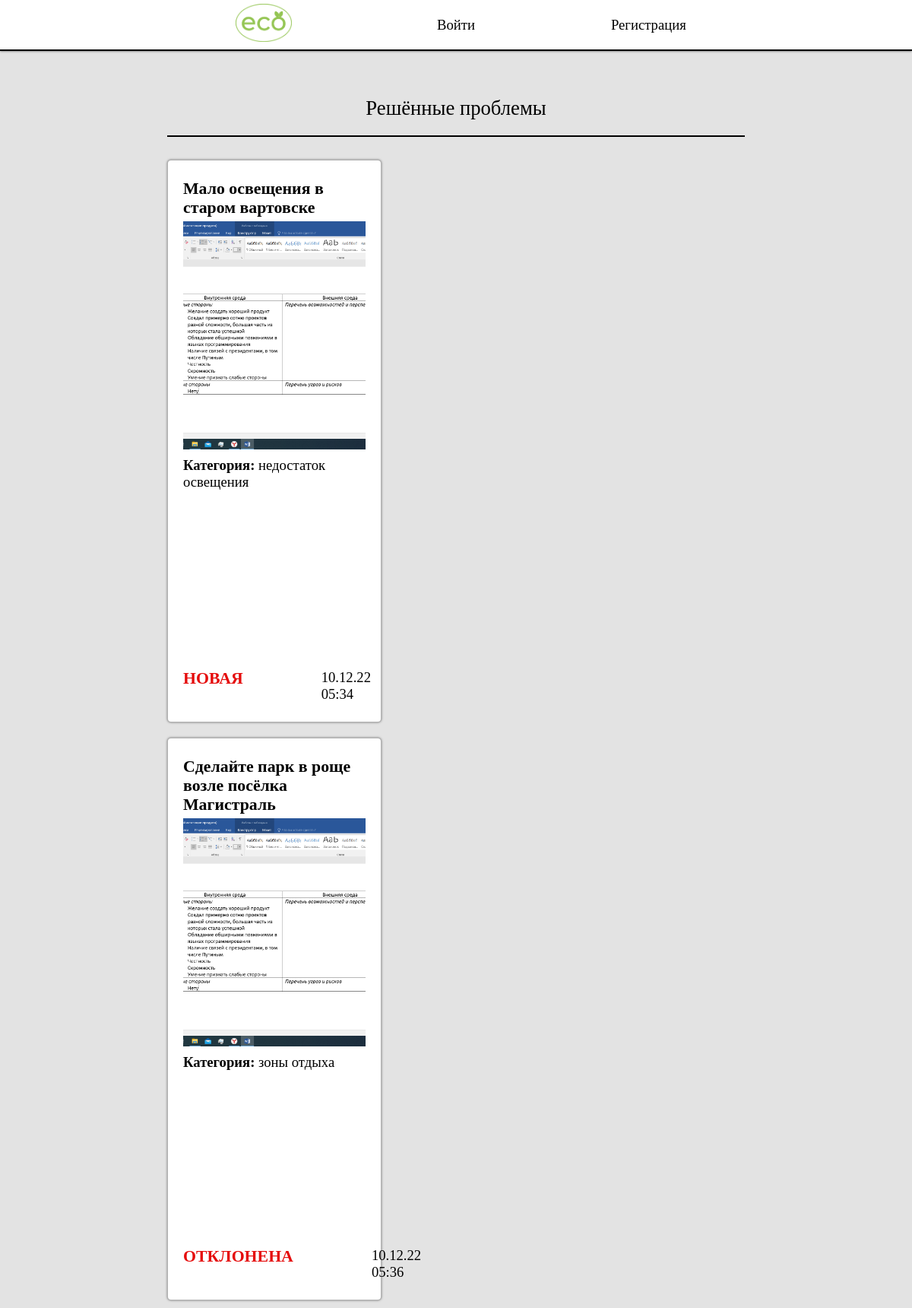
/index, run on the app's committed database.
### app/models.py (models this page shows, shortened)
class Offer(UserMixin, db.Model):
    id = db.Column(db.Integer, primary_key=True)
    name = db.Column(db.String(64), index=True)
    description = db.Column(db.String(250))
    category = db.Column(db.String(64), index=True)
    photo = db.Column(db.String(128))
    user = db.Column(db.Integer, db.ForeignKey('user.id'))
    time = db.Column(db.DateTime, index=True)
    status = db.Column(db.String(10))
    reason = db.Column(db.String(120))

### app/routes.py (the view)
@app.route('/')
@app.route('/index')
def index():
    offers=Offer.query.all()
    return render_template("index.html", offers=offers)

### app/routes.py (called while the page is built)
@app.before_request
def before_request():
    if current_user.is_authenticated:
        current_user.last_seen = datetime.utcnow()
        db.session.commit()

### app/templates/index.html
{% extends "base.html" %}
{% block content %}
<main>
    <div class="content">
        <div class="head">Решённые проблемы</div>
        <div class="row">
                {% for offer in offers %}
                    {% include '_offer.html' %}
                {% endfor %}
        </div>
    </div>
</main>
{% endblock %}

### app/templates/_offer.html (shortened to what this page needs)
<div class="offer">
    <div class="col">
        <h3>{{ offer.name}}</h3>
        <img src="../static/user_images/{{offer.photo}}">
        <p><b>Категория:</b> {{ offer.category}}</p>
        <div class="col-footer">
            <h3 class="of-status">{{ offer.status }}</h3>
            <p class="of-time">{{ offer.time.strftime('%d.%m.%y %H:%M')}}</p>
        </div>
    </div>
</div>

### app/static/css/style.css (style rules this page uses)
* { margin: 0px; padding: 0px; box-sizing: border-box; }
body { font-size: 14pt; background-color: #e3e3e3; font-family: Lagoda; }
img { max-width: 100; object-fit: cover; }
h1,h2,h3,h4,p { padding: 5px 0; }
div.content { max-width: 800px; padding: 0 20px; margin: 0 auto; }
div.head { padding: 20px 0; margin: 40px 0 20px; font-size: 20pt; text-align: center; border-bottom: solid 2px black; }
div.row { display: flex; flex-wrap: wrap; justify-content: space-between; }
div.col { position: relative; width: 49%; height: 740px; padding: 20px; margin: 10px 0; border-radius: 5px; background-color: white; border: solid 1px rgba(0,0,0,0.3); box-shadow: 0 0 3px rgba(0,0,0,0.5); }
div.col div.col-footer { width: 80%; position: absolute; bottom: 20px; display: flex; flex-direction: row; }
div.col div.col-footer p.of-time { margin-left: 46%; }
div.col img { width: 100%; height: 300px; }
div.col-footer h3 { color: rgb(229, 11, 11); text-transform: uppercase; }
div.col p { text-align: left; }
main { margin-bottom: 40; }

### data on the page
Offer: name "Мало освещения в старом вартовске", photo (picture), category "недостаток освещения", status "НОВАЯ", time "10.12.22 05:34"
Offer: name "Сделайте парк в роще возле посёлка Магистраль", photo (picture), category "зоны отдыха", status "ОТКЛОНЕНА", time "10.12.22 05:36"
